Frame 1 (no input): blank canvas, image omitted
Frame 60 (no input): blank canvas, image omitted
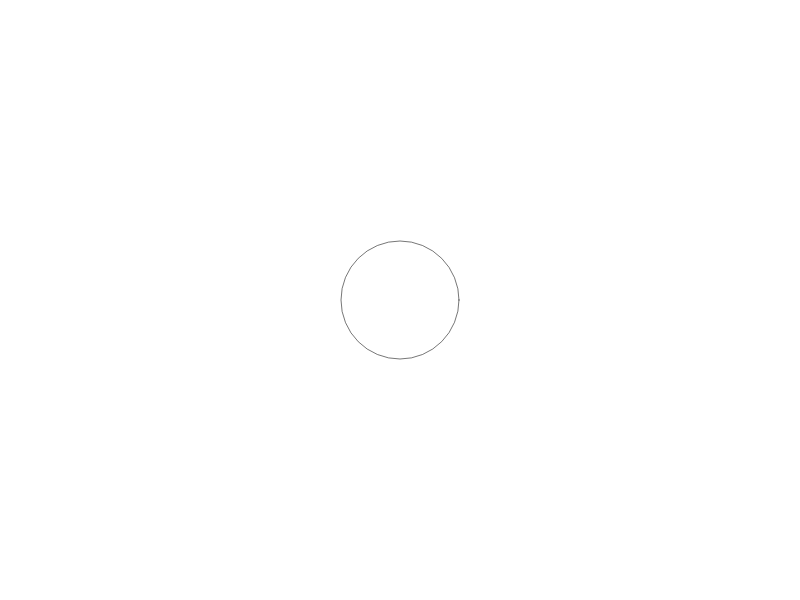
Frame 120 (the mouse pressed at the canvas centre since frame 60)

The p5.js sketch whose frames 1 and 60 were blank and that drew this single picture after the mouse press (run headless with seeded random() and noise() and a simulated clock; from frame 60 on, the mouse is pressed at the canvas centre):

// p5.js sketch
// ── sketch.js
//classify rippler variable
let ripplers = [];
//make canvas/background
function setup() {
  createCanvas(800, 600);
  background(255);
}
//draw ripplers
function draw() {
  background(255);
  for (let i = 0; i < ripplers.length; i++) {
    ripplers[i].draw();
  }
}
//create ripples when clicking canvas
function mousePressed() {
  let r = new Rippler(mouseX, mouseY);
  ripplers.push(r);
}
//construct rippler parameters
class Rippler {
  constructor(x, y) {
    this.x = x;
    this.y = y;
    this.diameter = 0;
    this.fade = 255;
  }

  draw() {
    noFill();
    stroke(0, this.fade);
    ellipse(this.x, this.y, this.diameter, this.diameter);
    this.diameter += 2; //adjust growth rate as needed
    this.fade -= 2; //adjust fade of ripples
  }
  
}
